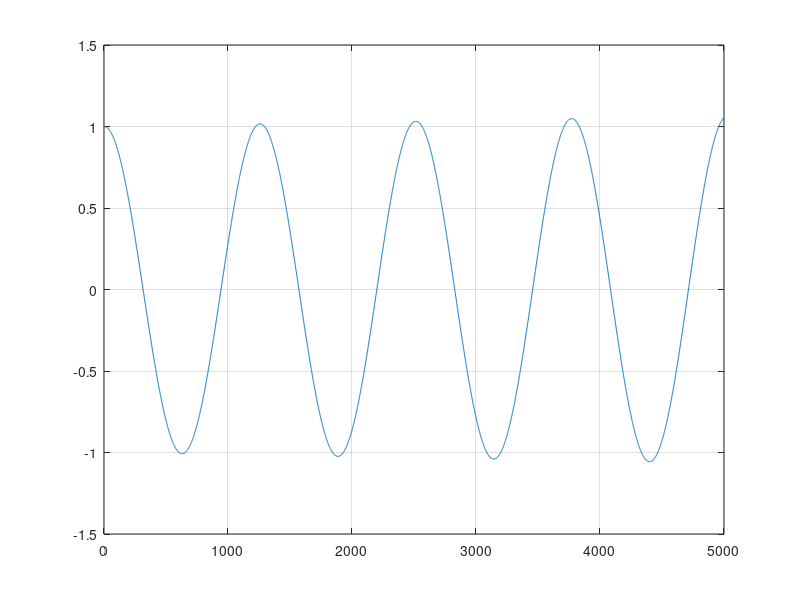

This chart was generated by the following MATLAB code: (Note: this script raises an error after producing the figure.)
clear all %limpia todo
m=1;  % Definicion de constantes
k=1;
t(1)=0;   % Valores iniciales
v(1)=0;
x(1)=1;
delta=0.005;  % Intervalos de tiempo
%fprintf('Posicion Velocidad Aceleracion\n'); 
for i=1:5000
	a(i)=-k*x(i)/m;
	x(i+1)=x(i)+v(i)*delta;
	v(i+1)=v(i)+a(i)*delta;
	t(i)=i;
%	fprintf('%f %f %f\n',x(i),v(i),a(i));
end
plot(t(1:5000),x(1:5000)); % Graficar la posicion y el tiempo de 1 hasta 5000
grid on; % Activa la rejilla


clear all %limpia todo
m=1;  % Definicion de constantes
k=1;
F0=5;
gamma=0.5;
w0=2;
t(1)=0;   % Valores iniciales
v(1)=0;
x(1)=1;
delta=0.005;  % Intervalos de tiempo
A=abs((-F0/m)/sqrt(pow(pow(w0,2)-pow(w,2),2)+(pow(gamma*w,2))))
